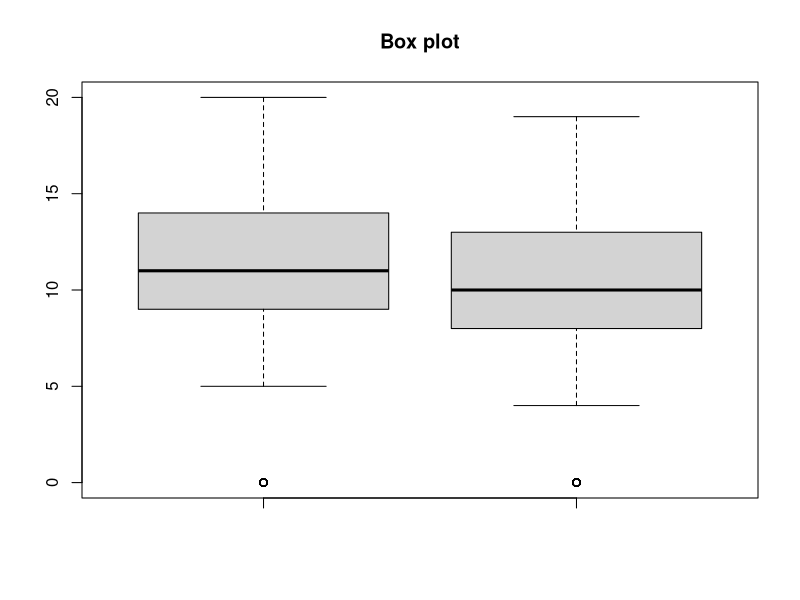
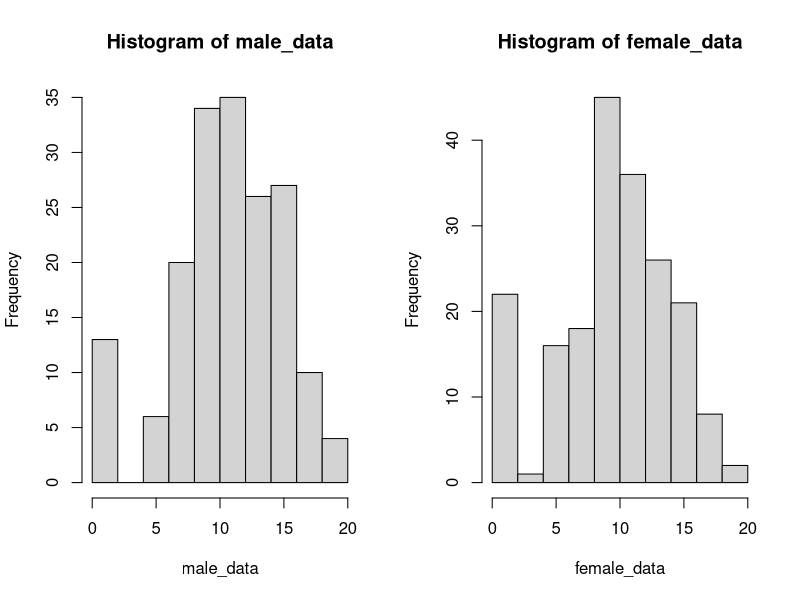
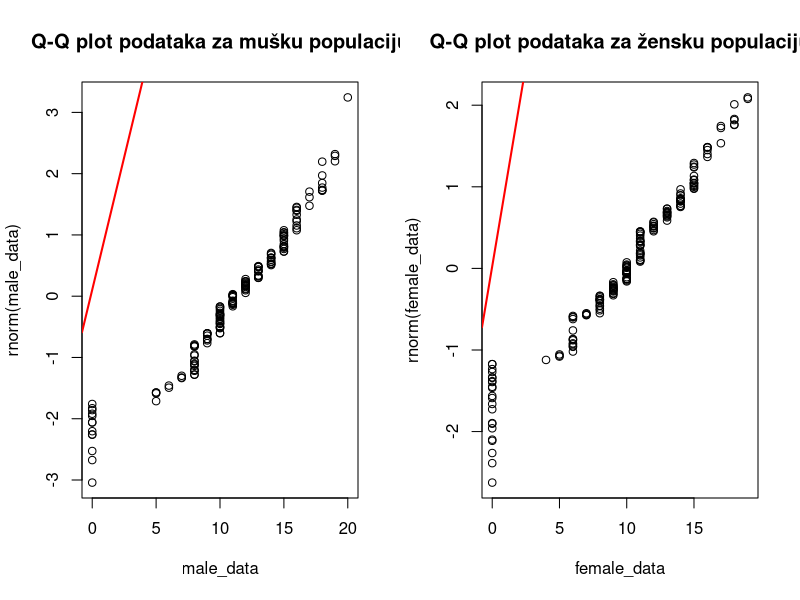
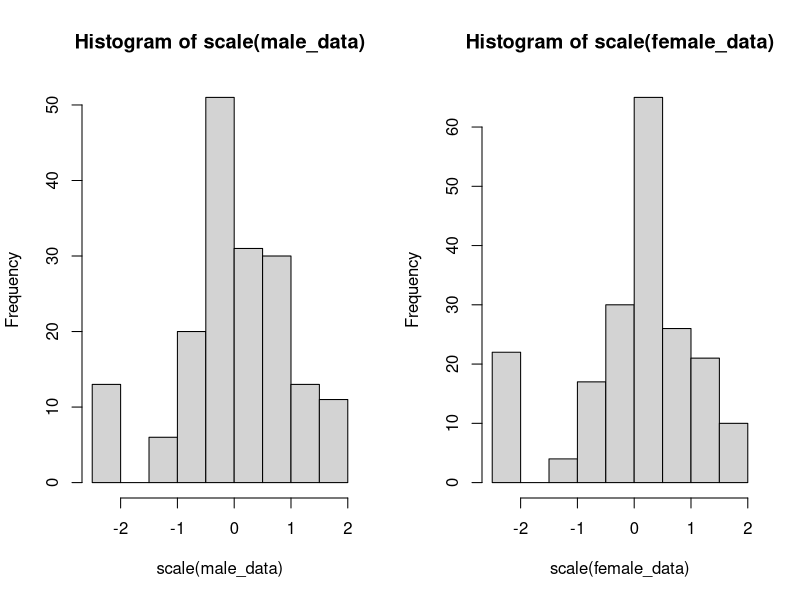
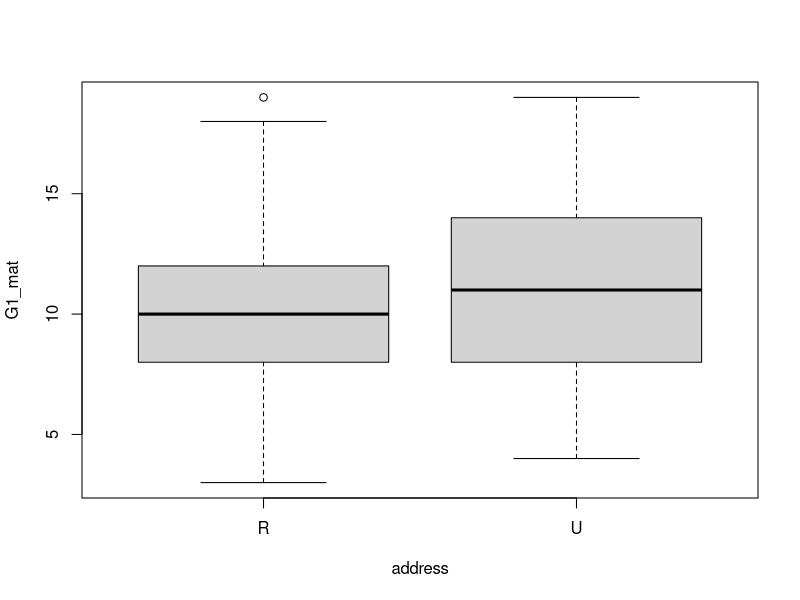

The R script that drew these images, in order:
## ---- chunk 1
# učitavanje paketa
library(dplyr)
## ---- chunk 2
df = read.csv("student_data.csv")
head(df)
## ---- chunk 3
dim(df)
## ---- chunk 4
names(df)
## ---- chunk 5
summary(df[sapply(df, is.numeric)])
## ---- chunk 6
# prije provjere zastupljenosti potrebno je faktorizirati kategorijske značajke

#df_factor <- lapply(df, function(x) {
#  if (is.character(x) || is.factor(x)) {
#    as.factor(x)
#  } else {
#    x
#  }
#})

#table(df_factor)
## ---- chunk 7
#help(table)
## ---- chunk 8

data_frame <- read.csv("student_data.csv", header = TRUE)

male_data <- subset(data_frame, sex == "M")

male_data <- male_data$G3_mat
  
  
female_data <- subset(data_frame, sex == "F")
female_data <- female_data$G3_mat

## ---- chunk 9

boxplot(male_data, female_data, main="Box plot")


## ---- chunk 10
par(mfrow=c(1,2))

hist(male_data)

hist(female_data)
par(mfrow=c(1,1))

## ---- chunk 11
par(mfrow=c(1,2))

qqplot(male_data,rnorm(male_data), main="Q-Q plot podataka za mušku populaciju")
qqline(rnorm(male_data), col="red", lwd=2)

qqplot(female_data,rnorm(female_data), main="Q-Q plot podataka za žensku populaciju")
qqline(rnorm(female_data), col="red", lwd=2)

par(mfrow=c(1,1))


## ---- chunk 12
par(mfrow=c(1,2))
hist(scale(male_data))
hist(scale(female_data))
par(mfrow=c(1,1))
## ---- chunk 13
wilcox.test(scale(male_data), scale(female_data))
## ---- chunk 14
wilcox.test(male_data, female_data)
## ---- chunk 15
student_data <- read.csv('student_data.csv')
head(student_data)
## ---- chunk 16
columns <- c('G1_mat', 'address')
grades <- student_data[columns]
## ---- chunk 17
grades$address <- factor(grades$address)

plot(G1_mat ~ address, grades)
## ---- chunk 18
group <- grades$address
g1_mat <- grades$G1_mat

contingency_table <- table(group, g1_mat)

N <- length(group)
num <- table(group)
num_R <- num['R']
num_U <- num['U']

counter <- 0

for (i in 1:ncol(contingency_table)) {
  value <- 0
  for (j in 1:nrow(contingency_table)) {
    value <- value + contingency_table[j, i]
  }
  
  expected_R <- N * (value / N) * (num_R / N)
  expected_U <- N * (value / N) * (num_U / N)
  
  if (expected_R < 5) {
    counter <- counter + 1
  }
  
  if (expected_U < 5) {
    counter <- counter + 1
  }
}

print(paste("Postoji ", counter, " očekivanih vrijednosti s vrijednošću manjom od 5, te ne možemo provesti hi-kvadrat test homogenosti/nezavisnosti podataka"))
## ---- chunk 19
# Testiranje homogenosti varijanci uzoraka
# Bartlettov test

bartlett_test_result <- bartlett.test(G1_mat ~ address, grades)

print(bartlett_test_result)
## ---- chunk 20
table(grades$address, useNA = 'always')
## ---- chunk 21
anova_result <- aov(G1_mat ~ address, grades)

summary(anova_result)
